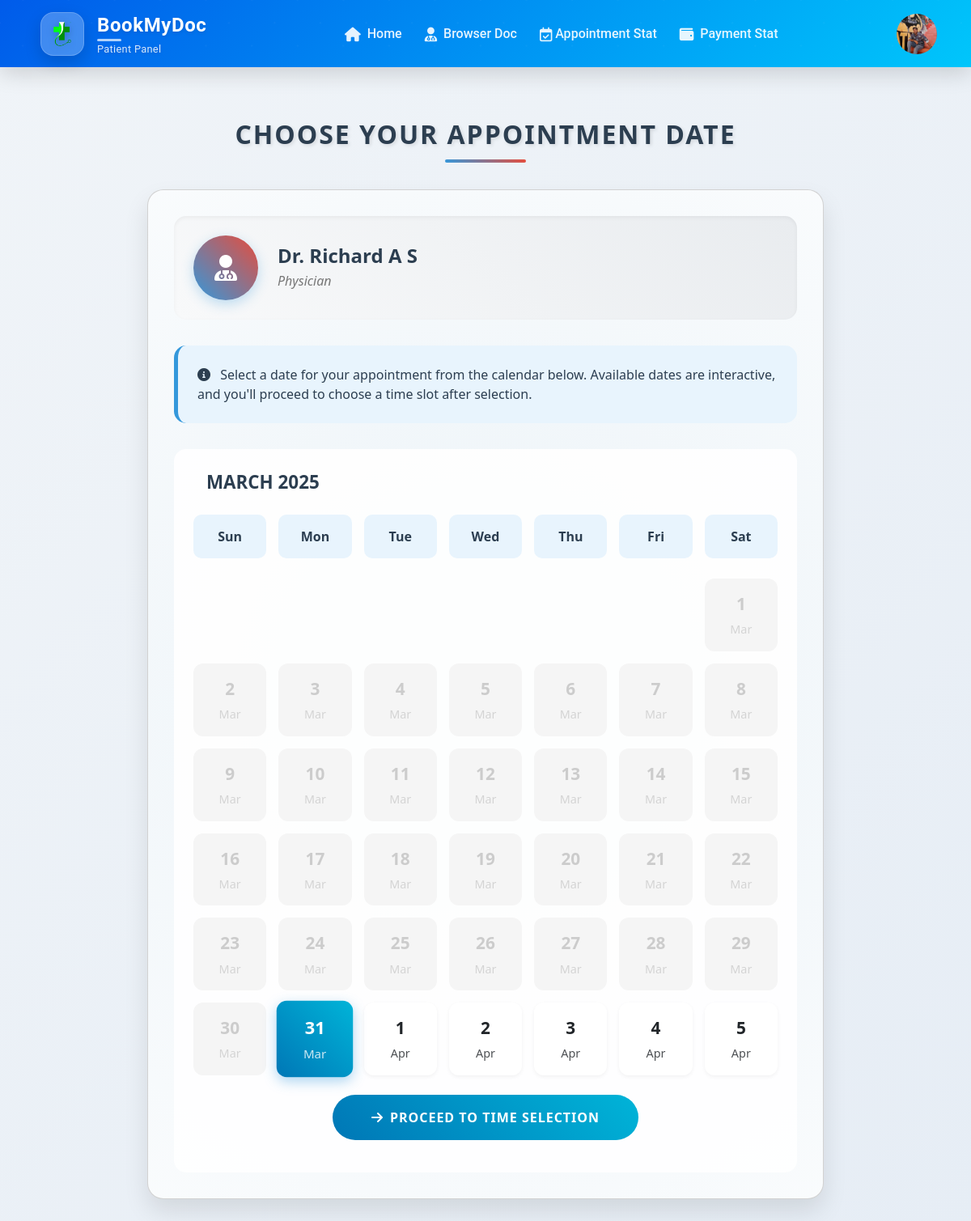
The page /appointmentdate.php?doctor_id=13 (signed in) on the database its author committed.
### tables this page shows
CREATE TABLE `patientreg` (
  `id` int(11) NOT NULL,
  `name` varchar(255) NOT NULL,
  `phone` varchar(10) NOT NULL,
  `email` varchar(255) NOT NULL,
  `password` varchar(255) NOT NULL,
  `profile_pic` varchar(255) DEFAULT NULL,
  `age` int(11) DEFAULT NULL,
  `dob` date DEFAULT NULL,
  `gender` varchar(10) DEFAULT NULL,
  `medical_records` varchar(255) DEFAULT NULL,
  `action` enum('enabled','disabled') NOT NULL DEFAULT 'enabled'
);

CREATE TABLE `doctorreg` (
  `id` int(11) NOT NULL,
  `name` varchar(255) NOT NULL,
  `phone` varchar(20) NOT NULL,
  `email` varchar(255) NOT NULL,
  `password` varchar(255) NOT NULL,
  `created_at` timestamp NOT NULL DEFAULT current_timestamp(),
  `age` int(11) DEFAULT NULL,
  `qualifications` text DEFAULT NULL,
  `experience` int(11) DEFAULT NULL,
  `specialization` varchar(255) DEFAULT NULL,
  `profile_photo` varchar(255) DEFAULT NULL,
  `degree_certificate` varchar(255) DEFAULT NULL,
  `status` enum('pending','rejected','approved') DEFAULT 'pending',
  `address` varchar(255) DEFAULT NULL,
  `location` varchar(20) DEFAULT NULL,
  `fees` decimal(10,2) NOT NULL DEFAULT 0.00,
  `rejection_reason` text DEFAULT NULL,
  `action` enum('enabled','disabled') NOT NULL DEFAULT 'enabled'
);

### appointmentdate.php (the view, shortened to what this page needs)
<?php
include('db_connection.php');
include('patientheader2.php');
$doctor_id = intval($_GET['doctor_id']);
$sql = "SELECT name, specialization FROM doctorreg WHERE id = ?";
$stmt = $conn->prepare($sql);
$stmt->bind_param("i", $doctor_id);
$stmt->execute();
$result = $stmt->get_result();
$doctor = $result->fetch_assoc();
$today = date('Y-m-d');
$endDate = date('Y-m-d', strtotime('+30 days'));
?>
<!DOCTYPE html>
<html lang="en">
<head>
    <link href="https://cdnjs.cloudflare.com/ajax/libs/bootstrap/5.3.0/css/bootstrap.min.css" rel="stylesheet">
    <link href="https://cdnjs.cloudflare.com/ajax/libs/font-awesome/6.0.0/css/all.min.css" rel="stylesheet">
</head>
<body>
<div class="date-selection-container">
    <h2 class="page-title">Choose Your Appointment Date</h2>
    <div class="card date-selection-card">
        <div class="doctor-info">
            <div class="doctor-avatar">
                <i class="fas fa-user-md"></i>
            </div>
            <div class="doctor-details">
                <h3>Dr. <?php echo htmlspecialchars($doctor['name']); ?></h3>
                <p><?php echo htmlspecialchars($doctor['specialization']); ?></p>
            </div>
        </div>
        <div class="instruction">
            <i class="fas fa-info-circle me-2"></i>
            Select a date for your appointment from the calendar below. Available dates are interactive, and you'll proceed to choose a time slot after selection.
        </div>
        <div class="calendar">
            <?php
            $currentMonth = date('F');
            $currentYear = date('Y');
            ?>
            <div class="month-nav">
                <div class="month-title"><?php echo $currentMonth . ' ' . $currentYear; ?></div>
            </div>
            <div class="date-grid">
                <?php
                $dayNames = ['Sun', 'Mon', 'Tue', 'Wed', 'Thu', 'Fri', 'Sat'];
                foreach ($dayNames as $day) {
                    echo "<div class='weekday-header'>$day</div>";
                }
                $firstDate = new DateTime($today);
                $firstDate->modify('first day of this month');
                $firstDayOfMonthWeekday = (int)$firstDate->format('w');
                for ($i = 0; $i < $firstDayOfMonthWeekday; $i++) {
                    echo "<div class='date-item empty'></div>";
                }
                $currentDate = new DateTime($today);
                $currentDate->modify('first day of this month');
                $endDateObj = new DateTime($endDate);
                $lastDayOfMonth = new DateTime($today);
                $lastDayOfMonth->modify('last day of this month');
                while ($currentDate <= $lastDayOfMonth) {
                    $dateStr = $currentDate->format('Y-m-d');
                    $dayNumber = $currentDate->format('j');
                    $monthText = $currentDate->format('M');
                    $isToday = $dateStr === $today;
                    $isPast = $currentDate < new DateTime($today);
                    $hasAvailability = !$isPast;
                    $class = $isToday ? 'active' : '';
                    $class = (!$hasAvailability || $currentDate > $endDateObj) ? 'disabled' : $class;
                    echo "<div class='date-item $class' data-date='$dateStr'>";
                    echo "<div class='day-number'>$dayNumber</div>";
                    echo "<div class='month-text'>$monthText</div>";
                    echo "</div>";
                    $currentDate->modify('+1 day');
                }
                $lastDayWeekday = (int)$lastDayOfMonth->format('w');
                if ($lastDayWeekday < 6) {
                    $remainingCells = 6 - $lastDayWeekday;
                    for ($i = 0; $i < $remainingCells; $i++) {
                        if ($currentDate <= $endDateObj) {
                            $dateStr = $currentDate->format('Y-m-d');
                            $dayNumber = $currentDate->format('j');
                            $monthText = $currentDate->format('M');
                            echo "<div class='date-item' data-date='$dateStr'>";
                            echo "<div class='day-number'>$dayNumber</div>";
                            echo "<div class='month-text'>$monthText</div>";
                            echo "</div>";
                            $currentDate->modify('+1 day');
                        } else {
                            echo "<div class='date-item empty'></div>";
                        }
                    }
                }
                ?>
            </div>
            <form id="dateForm" method="GET" action="book_appointment_page.php">
                <div class="text-center mt-4">
                    <button type="submit" id="continueBtn" class="btn btn-continue">
                        <i class="fas fa-arrow-right me-2"></i>Proceed to Time Selection
                    </button>
                </div>
            </form>
        </div>
    </div>
</div>
</body>
</html>

### patientheader2.php (shortened to what this page needs)
<?php
include 'db_connection.php';
$patientId = $_SESSION['id'];
$query = "SELECT profile_pic FROM patientreg WHERE id = '$patientId'";
$result = mysqli_query($conn, $query);
$row = mysqli_fetch_assoc($result);
$profilePic = !empty($row['profile_pic']) ? $row['profile_pic'] : 'default-profile.png';
?>
<header>
    <nav class="navbar navbar-expand-lg navbar-dark">
    <link href="https://cdn.jsdelivr.net/npm/bootstrap@5.3.0/dist/css/bootstrap.min.css" rel="stylesheet">
    <link rel="stylesheet" href="https://cdnjs.cloudflare.com/ajax/libs/font-awesome/6.0.0/css/all.min.css">
        <div class="container">
            <a class="navbar-brand d-flex align-items-center" href="patientprofile.php">
                <div class="logo-container me-3">
                    <img src="images/logo.png" alt="Logo" class="logo-image">
                </div>
                <div class="brand-text">
                    <strong>BookMyDoc</strong>
                    <span class="tagline">Patient Panel</span>
                </div>
            </a>
            <div class="collapse navbar-collapse" id="navbarNav">
                <ul class="navbar-nav mx-auto">
                    <li class="nav-item">
                        <a class="nav-link" href="patientprofile.php">
                            <i class="fas fa-home me-1"></i> Home
                        </a>
                    </li>
                    <li class="nav-item">
                        <a class="nav-link" href="browsedoct.php">
                            <i class="fas fa-user-md me-1"></i> Browser Doc
                        </a>
                    </li>
                    <li class="nav-item">
                        <a class="nav-link" href="appointmentstat.php">
                            <i class="far fa-calendar-check me-1"></i>Appointment Stat
                        </a>
                    </li>
                    <li class="nav-item">
    <a class="nav-link" href="paymenthistory.php">
        <i class="fas fa-wallet me-1"></i> Payment Stat
    </a>
</li>
                </ul>
                <div class="nav-right d-flex align-items-center">
                <div class="nav-right d-flex align-items-center">
    <div class="dropdown">
        <a class="nav-link user-profile-dropdown" href="#" role="button" data-bs-toggle="dropdown" aria-expanded="false">
        <img src="<?php echo $profilePic; ?>" onerror="this.onerror=null; this.src='images/profilepicdoct.jpg';" class="profile-pic" />
        </a>
    </div>
</div>
</div>
            </div>
        </div>
    </nav>
</header>

### patientheader2.php (style rules this page uses)
header { font-family: 'Roboto', sans-serif; }
.navbar { background: linear-gradient(135deg, #005bea, #00c6fb); padding: 1rem; box-shadow: 0 8px 25px rgba(0,0,0,0.15); position: relative; z-index: 100; }
.navbar::before { content: ''; position: absolute; top: 0; left: 0; right: 0; bottom: 0; opacity: 0.8; z-index: -1; border-bottom-left-radius: 18px; border-bottom-right-radius: 18px; }
.logo-container { background: rgba(255,255,255,0.25); border-radius: 16px; width: 54px; height: 54px; display: flex; align-items: center; justify-content: center; padding: 10px; box-shadow: 0 8px 20px rgba(0,0,0,0.15); backdrop-filter: blur(8px); -webkit-backdrop-filter: blur(8px); border: 1px solid rgba(255,255,255,0.2); transition: all 0.5s cubic-bezier(0.175, 0.885, 0.32, 1.275); }
.logo-image { max-width: 100%; height: auto; filter: drop-shadow(0 2px 5px rgba(0,0,0,0.2)); }
.navbar-brand { transition: all 0.4s ease; padding: 0.3rem 0.5rem; border-radius: 12px; }
.brand-text { display: flex; flex-direction: column; text-shadow: 0 2px 4px rgba(0,0,0,0.1); }
.brand-text strong { font-size: 1.5rem; font-weight: 700; color: white; letter-spacing: 0.6px; position: relative; }
.brand-text strong::after { content: ''; position: absolute; bottom: -2px; left: 0; width: 30px; height: 3px; background: rgba(255,255,255,0.7); border-radius: 10px; }
.tagline { font-size: 0.8rem; color: rgba(255,255,255,0.85); letter-spacing: 0.3px; margin-top: 2px; }
.navbar-nav .nav-item { position: relative; margin: 0 6px; }
.navbar-nav .nav-link { color: rgba(255,255,255,0.9); font-weight: 500; padding: 0.8rem 1.2rem; border-radius: 12px; transition: all 0.4s cubic-bezier(0.25, 0.46, 0.45, 0.94); position: relative; overflow: hidden; z-index: 1; }
.navbar-nav .nav-link::before { content: ''; position: absolute; top: 100%; left: 0; width: 100%; height: 100%; background: rgba(255,255,255,0.15); transition: all 0.3s ease; z-index: -1; border-radius: 12px; }
.navbar-nav .nav-link i { transition: all 0.3s ease; font-size: 1.1rem; vertical-align: middle; }
.profile-pic { width: 50px; height: 50px; border-radius: 50%; object-fit: cover; }

### rows shown on the page
patientreg: profile_pic (picture)
doctorreg: name "Richard A S", specialization "Physician"

### other values the page prints
$day "Sun"
$day "Mon"
$day "Tue"
$day "Wed"
$day "Thu"
$day "Fri"
$day "Sat"
